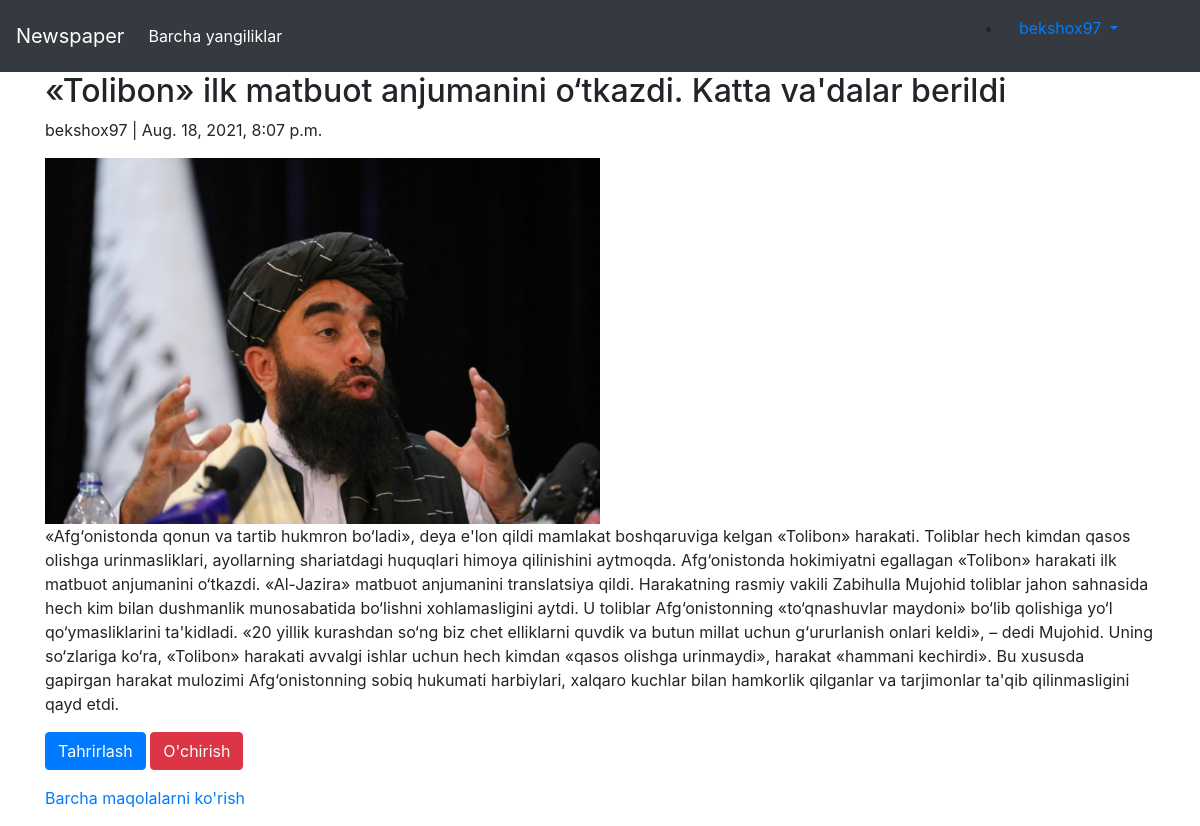
/articles/10/ (signed in), run on the app's committed database.
### users/models.py (models this page shows)
class CustomUser(AbstractUser):
    age = models.PositiveIntegerField(null=True, blank=True)
    adress = models.CharField(max_length=200)
    job = models.CharField(max_length=100)

### articles/models.py (models this page shows, shortened)
class Articles(models.Model):
    title = models.CharField(max_length=255)
    kichik =models.CharField(max_length=255)
    body = models.TextField()
    photo = models.ImageField(upload_to='images/', blank=True)
    date = models.DateTimeField(auto_now_add=True)
    author = models.ForeignKey(
        get_user_model(),
        on_delete=models.CASCADE,
    )
    class Meta:
        ordering = ['-date']

### articles/views.py (the view)
# urls.py: path('<int:pk>/', ArticleDetailView.as_view(), name='article_detail'),
class ArticleDetailView(LoginRequiredMixin, DetailView):
    model = Articles
    template_name = 'article_detail.html'
    login_url = 'login'

### templates/article_detail.html
{% extends 'base.html' %}
{% block content %}
<div class="container">
    <div class="article_entry">
        <h2>{{ object.title}}</h2>
        <p> {{ object.author}} | {{ object.date}}</p>
        {% if articles.photo %}
        <div >
            <img src="{{ articles.photo.url}} " style="width:50%" alt="{{object.title}}">
        </div>
        {% endif %}
        <p> {{ object.body }}</p>
    </div>
    <p>
        <a href="{% url 'article_edit' articles.pk%}" class="btn btn-primary">Tahrirlash</a>
        <a href="{% url 'article_delete' articles.pk %}" class="btn btn-danger">O'chirish</a>
    <p><a href=" {% url 'article_list' %}">Barcha maqolalarni ko'rish</a></p>
    </p>
</div>
{% endblock content %}

### templates/base.html (shortened to what this page needs)
<!doctype html>
<html lang="en">
<head>
</head>
<body>
</body>
</html>
<html lang="en">
<head>
    <link rel="stylesheet" href="https://maxcdn.bootstrapcdn.com/bootstrap/4.0.0/css/bootstrap.min.css"
>
</head>
<body>
<nav class="navbar navbar-expand-lg navbar-dark bg-dark">
    <a class="navbar-brand" href="{% url 'home' %}">Newspaper</a>
    <div class="collapse navbar-collapse" id="navbarSupportedContent">
        <ul class="navbar-nav mr-auto">
            <li class="nav-item active">
                <a class="nav-link" href="#">Barcha yangiliklar <span class="sr-only">(current)</span></a>
            </li>
        </ul>
        <form class="form-inline my-2 my-lg-0">
            {% if user.is_authenticated %}
            <ul style="text-decorations:none; color:dark; padding-right:50px">
                <li class="nav-item dropdown ">
                    <a class="nav-link dropdown-toggle" href="#" id="navbarDropdown" role="button"
                       data-toggle="dropdown"
                       aria-haspopup="true" aria-expanded="false">
                        {{user.username}}
                    </a>
                </li>
            </ul>
            {% else %}
            <a class="btn btn-success ml-2" href="{% url 'login' %}">Tizimga kirish </a>
            <a class="btn btn-primary ml-2" href="{% url 'signup' %}">Ro'yxatdan o'tish </a>
            {% endif %}
        </form>
    </div>
</nav>
{% block content %}
{% endblock content %}
</body>
</html>

### templates/base.html (style rules this page uses)
#hint_id_username, { display:none }

### data on the page
CustomUser: username "bekshox97"
Articles: title "«Tolibon» ilk matbuot anjumanini o‘tkazdi. Katta va'dalar berildi", author "bekshox97", date "Aug. 18, 2021, 8:07 p.m.", photo (picture), body "«Afg‘onistonda qonun va tartib hukmron bo‘ladi», deya e'lon qildi mamlakat boshqaruviga kelgan «Tolibon» harakati. Toliblar hech kimdan qasos olishga urinmasliklari, ayollarning shariatdagi huquqlari himoya qilinishini aytmoqda. Afg‘onistonda hokimiyatni egallagan «Tolibon» harakati ilk matbuot anjumanini o‘tkazdi. «Al-Jazira» matbuot anjumanini translatsiya qildi. Harakatning rasmiy vakili Zabihulla Mujohid toliblar jahon sahnasida hech kim bilan dushmanlik munosabatida bo‘lishni xohlamasligini aytdi. U toliblar Afg‘onistonning «to‘qnashuvlar maydoni» bo‘lib qolishiga yo‘l qo‘ymasliklarini ta'kidladi. «20 yillik kurashdan so‘ng biz chet elliklarni quvdik va butun millat uchun g‘ururlanish…"
